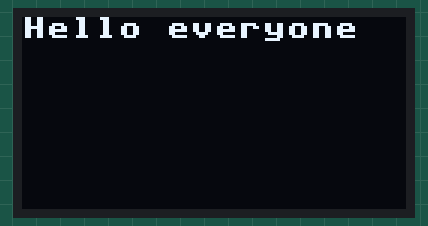
A program run on a simulated MicroPython board. Parts: 128×64 one-colour display. At 4.1 s the program stops and its outputs stay as they are.

Above: at 0.1 s.
At 2.1 s:
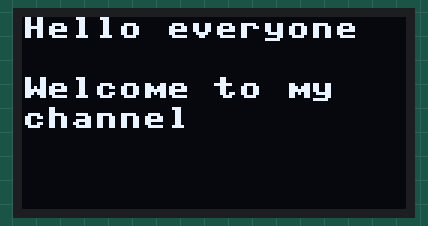
At 4.1 s:
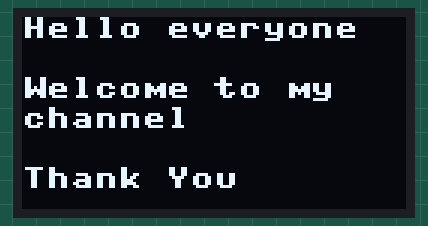

The program:

oled.py
```python
import machine
import ssd1306
import time

oled = ssd1306.SSD1306_I2C(128, 64, machine.I2C(0))

oled.text("Hello everyone", 0, 0)
oled.show()
time.sleep(2)
oled.text("Welcome to my", 0, 20)
oled.text("channel", 0, 30)
oled.show()
time.sleep(2)
oled.text("Thank You", 0, 50)
oled.show()
```

Measured:
- what the display in image 1 shows lasts 2.0 s, from 2.1 s to 4.1 s
